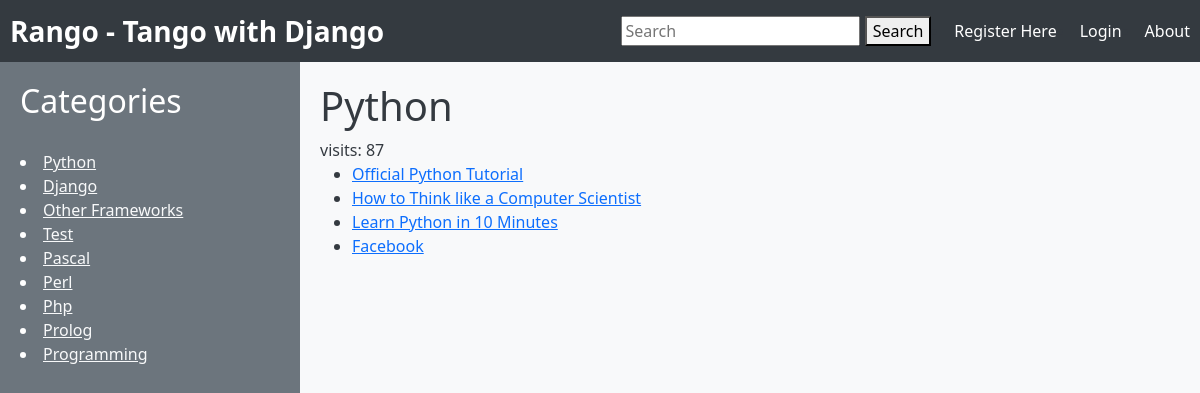
Page /rango/category/Python/ on the committed database.
### rango/models.py (models this page shows, shortened)
class Category(models.Model):
    name = models.CharField(max_length=128, unique=True)
    likes = models.PositiveIntegerField(default=0)
    views = models.IntegerField(default=0)
    def increment_views(self):
        self.views += 1

class Page(models.Model):
    category = models.ForeignKey(Category, on_delete=models.DO_NOTHING)
    title = models.CharField(max_length=128)
    url = models.URLField()
    views = models.IntegerField(default=0)

### rango/views.py (the view)
# urls.py: path('category/<str:category_name_url>/', category, name='category'),
def category(request, category_name_url):
    category_name = category_name_url.replace('_', ' ')
    context_dict = {'category_name': category_name}
    try:
        category = Category.objects.get(name=category_name)
        pages = Page.objects.filter(category=category)
        context_dict['pages'] = pages
        context_dict['category'] = category
    except Category.DoesNotExist:
        pass
    category.increment_views()
    category.save()
    return render(request, 'rango/category.html', context_dict)

### rango/templatetags/rango_extras.py (called while the page is built)
@register.inclusion_tag('rango/cats.html')
def get_category_list(cat=None):
    return {'cats': Category.objects.all(), 'act_cat': cat, 'pages': Page.objects.all()}

### templates/rango/category.html (shortened to what this page needs)
{% extends 'base.html' %}
{% load static %}
{% block body_block %}
    <h1>{{ category_name }}</h1>
     visits: {{ category.views }}
    {% if category %}
        {% if pages %}
        <ul>
                {% for page in pages %}
                <li><a href="{{ page.url }}">{{ page.title }}</a></li>
                {% endfor %}
                </ul>
        {% else %}
                <strong>No pages currently in category.</strong>
                {% endif %}
        {% else %}
                 The specified category {{ category_name }} does not exist!
    {% endif %}
{% endblock %}

### templates/rango/cats.html
{% if cats %}
    {% for c in cats %}
        {% if c == act_cat %} <li  class="active" > {% else  %} <li>{% endif %}
            <a href="/rango/category/{{c.name}}" class="cat-color">{{ c.name }}</a></li>
    {% endfor %}
{% else %}
    <li> <strong >There are no category present.</strong></li>
    </ul>
{% endif %}

### templates/base.html (style rules this page uses)
body { background-color: #f8f9fa; color: #343a40; margin: 0; }
.cat-color { color: #f8f9fa; }

### rows in the picture
Category: name "Python", views "87"
Category: name "Django"
Category: name "Other Frameworks"
Category: name "Test"
Category: name "Pascal"
Category: name "Perl"
Category: name "Php"
Category: name "Prolog"
Category: name "Programming"
Page: title "Official Python Tutorial"
Page: title "How to Think like a Computer Scientist"
Page: title "Learn Python in 10 Minutes"
Page: title "Facebook"
